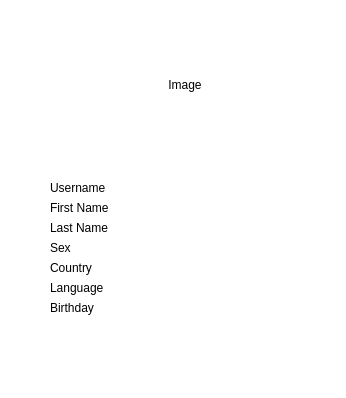
<?xml version="1.0" encoding="UTF-8"?>
<ui version="4.0">
 <class>ContactInfoDialog</class>
 <widget class="QDialog" name="ContactInfoDialog">
  <property name="geometry">
   <rect>
    <x>0</x>
    <y>0</y>
    <width>346</width>
    <height>398</height>
   </rect>
  </property>
  <property name="windowTitle">
   <string>Dialog</string>
  </property>
  <property name="styleSheet">
   <string notr="true">background-color: rgb(255, 255, 255);</string>
  </property>
  <widget class="QLabel" name="label_3">
   <property name="geometry">
    <rect>
     <x>50</x>
     <y>200</y>
     <width>101</width>
     <height>16</height>
    </rect>
   </property>
   <property name="text">
    <string>First Name</string>
   </property>
  </widget>
  <widget class="QLabel" name="LastName">
   <property name="geometry">
    <rect>
     <x>190</x>
     <y>220</y>
     <width>101</width>
     <height>16</height>
    </rect>
   </property>
   <property name="text">
    <string/>
   </property>
  </widget>
  <widget class="QLabel" name="label_5">
   <property name="geometry">
    <rect>
     <x>50</x>
     <y>220</y>
     <width>101</width>
     <height>16</height>
    </rect>
   </property>
   <property name="text">
    <string>Last Name</string>
   </property>
  </widget>
  <widget class="QLabel" name="label_7">
   <property name="geometry">
    <rect>
     <x>50</x>
     <y>240</y>
     <width>101</width>
     <height>16</height>
    </rect>
   </property>
   <property name="text">
    <string>Sex</string>
   </property>
  </widget>
  <widget class="QLabel" name="Sex">
   <property name="geometry">
    <rect>
     <x>190</x>
     <y>240</y>
     <width>101</width>
     <height>16</height>
    </rect>
   </property>
   <property name="text">
    <string/>
   </property>
  </widget>
  <widget class="QLabel" name="label_9">
   <property name="geometry">
    <rect>
     <x>50</x>
     <y>260</y>
     <width>101</width>
     <height>16</height>
    </rect>
   </property>
   <property name="text">
    <string>Country</string>
   </property>
  </widget>
  <widget class="QLabel" name="Birthday">
   <property name="geometry">
    <rect>
     <x>190</x>
     <y>300</y>
     <width>101</width>
     <height>16</height>
    </rect>
   </property>
   <property name="text">
    <string/>
   </property>
  </widget>
  <widget class="QLabel" name="label">
   <property name="geometry">
    <rect>
     <x>50</x>
     <y>180</y>
     <width>101</width>
     <height>16</height>
    </rect>
   </property>
   <property name="text">
    <string>Username</string>
   </property>
  </widget>
  <widget class="QLabel" name="label_11">
   <property name="geometry">
    <rect>
     <x>50</x>
     <y>280</y>
     <width>101</width>
     <height>16</height>
    </rect>
   </property>
   <property name="text">
    <string>Language</string>
   </property>
  </widget>
  <widget class="QLabel" name="Avatar">
   <property name="geometry">
    <rect>
     <x>120</x>
     <y>20</y>
     <width>130</width>
     <height>130</height>
    </rect>
   </property>
   <property name="autoFillBackground">
    <bool>false</bool>
   </property>
   <property name="text">
    <string>Image</string>
   </property>
   <property name="alignment">
    <set>Qt::AlignCenter</set>
   </property>
  </widget>
  <widget class="QLabel" name="label_13">
   <property name="geometry">
    <rect>
     <x>50</x>
     <y>300</y>
     <width>101</width>
     <height>16</height>
    </rect>
   </property>
   <property name="text">
    <string>Birthday</string>
   </property>
  </widget>
  <widget class="QLabel" name="FirstName">
   <property name="geometry">
    <rect>
     <x>190</x>
     <y>200</y>
     <width>101</width>
     <height>16</height>
    </rect>
   </property>
   <property name="text">
    <string/>
   </property>
  </widget>
  <widget class="QLabel" name="Language">
   <property name="geometry">
    <rect>
     <x>190</x>
     <y>280</y>
     <width>101</width>
     <height>16</height>
    </rect>
   </property>
   <property name="text">
    <string/>
   </property>
  </widget>
  <widget class="QLabel" name="UserName">
   <property name="geometry">
    <rect>
     <x>190</x>
     <y>180</y>
     <width>101</width>
     <height>16</height>
    </rect>
   </property>
   <property name="text">
    <string/>
   </property>
  </widget>
  <widget class="QLabel" name="Country">
   <property name="geometry">
    <rect>
     <x>190</x>
     <y>260</y>
     <width>101</width>
     <height>16</height>
    </rect>
   </property>
   <property name="text">
    <string/>
   </property>
  </widget>
 </widget>
 <resources/>
 <connections/>
</ui>
